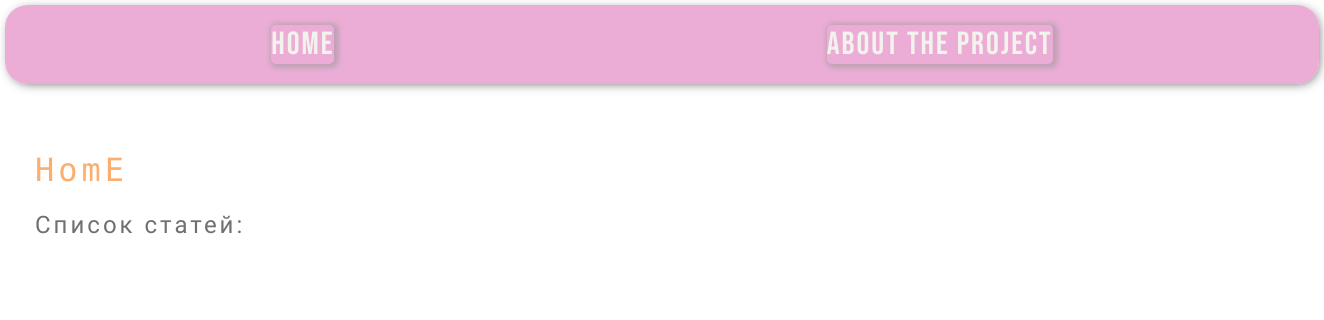
Before: / with the older database file.
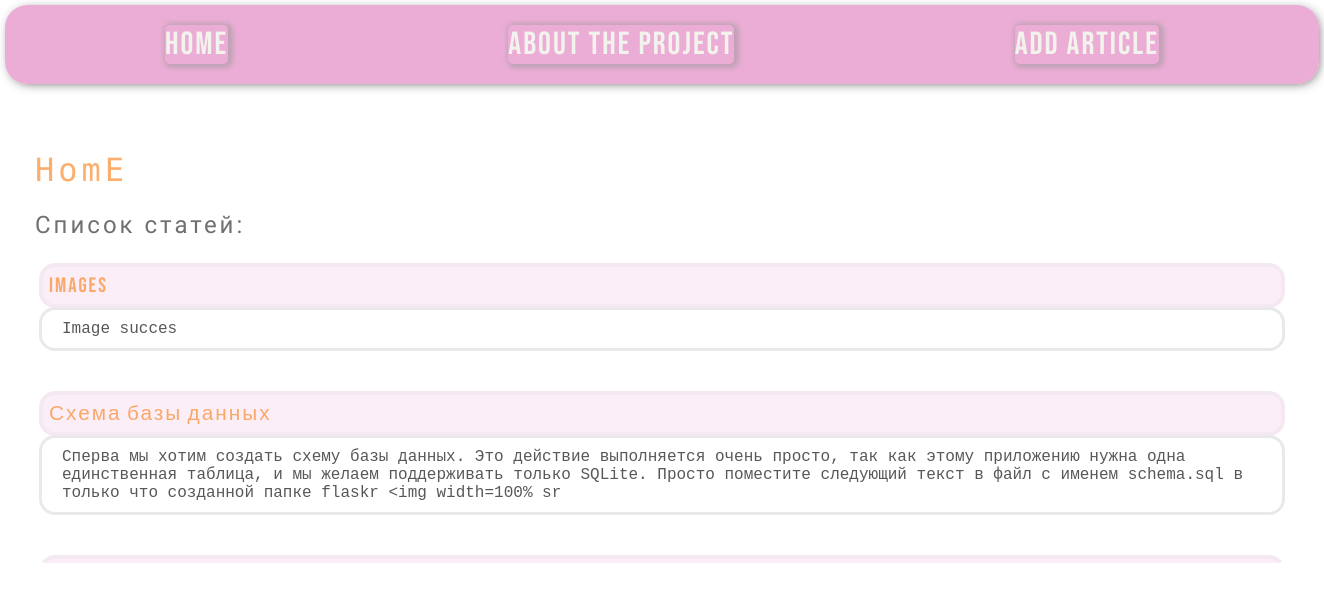
After: the same page with the newer database file.
### tables this page shows
CREATE TABLE mainmenu(
id INTEGER PRIMARY KEY AUTOINCREMENT,
title TEXT NOT NULL,
url TEXT NOT NULL
);

CREATE TABLE post(
id INTEGER PRIMARY KEY AUTOINCREMENT,
title TEXT NOT NULL,
text TEXT NOT NULL,
url TEXT NOT NULL,
time INTEGER NOT NULL
);

### flaskos/flaskio.py (the view)
@app.route("/")
def index():
    db = get_db()
    dbase = FlaskoDB(db)
    return render_template("index.html", title="HomE", menu=dbase.get_menu(),posts=dbase.get_posts_anonce())

### flaskos/flaskio.py (called while the page is built)
def connect_bd():
    con = sqlite3.connect(app.config['DATABASE'])
    con.row_factory = sqlite3.Row
    return con

def get_db():
    if not hasattr(g, 'link_db'):
        g.link_db = connect_bd()
    return g.link_db

### flaskos/flskDB.py (called while the page is built)
    def get_menu(self):
        sql = "SELECT * FROM mainmenu"
        try:
            self.__cur.execute(sql)
            res = self.__cur.fetchall()
            return res if res else []
        except sqlite3.Error as e:
            print("Ошибка чтения из БД" + str(e))
            return []

    def get_posts_anonce(self):
        try:
            self.__cur.execute(f"SELECT id, title, text, url FROM post ORDER BY time DESC")
            res = self.__cur.fetchall()
            if res:
                return res
        except sqlite3.Error as e:
            print("Ошибка добавления статьи в БД" + str(e))
        return []

### flaskos/templates/index.html
{% extends 'base.html' %}
{% block content %}
{{ super() }}
    <h2>Список статей:</h2>
    <div class="scroll-container">
    <ul class="scrolling">
        {% for p in posts %}
        <li>
            <p class="title">
                <a class="a_menu" href="{{url_for('show_post', alias=p.url)}}">{{ p.title }}</a>
            </p>
            <div class="anonce">{{ p.text[:314] | striptags }}</div>
        </li>
        {% endfor %}
    </ul>
</div>
{% endblock %}

### flaskos/templates/base.html (shortened to what this page needs)
<!DOCTYPE html>
<html lang="en">
<head>
    <link rel="stylesheet" href="{{ url_for('static', filename='CSS/style.css') }}">
</head>
<body>
{% block content %}
{% block menu %}
<ul class="menu">
    {% for m in menu %}
    <li>
        <a href="{{ m.url }}">{{ m.title }}</a>
    </li>
    {% endfor %}
</ul>
{% endblock %}
<div class="content">
    <h1>{{ title }}</h1>
    {% endblock %}
</div>
</body>
</html>

### flaskos/static/CSS/style.css (style rules this page uses)
body { background: rgba(248, 223, 244, 0.682); margin: 0; padding: 5px; max-width: 100%; background: url(https://images.unsplash.com/photo-1485841890310-6a055c88698a?q=80&w=2670&auto=format&fit=crop&ixlib=rb-4.0.3&ixid=M3wxMjA3fDB8MHxwaG90by1wYWdlfHx8fGVufDB8fHx8fA%3D%3D) no-repeat center center fixed; background-size: cover; cursor: pointer; height: 100vh; margin: 0; }
h1 { color: rgba(249, 118, 6, 0.588); font-family: 'Monoton', cursive; letter-spacing: 4px; font-weight: 400; transition: color 0.1s linear; }
.menu a { color: rgba(243, 243, 237, 1); font-size: 2rem; font-family: 'Bebas Neue', sans-serif; letter-spacing: 2px; text-decoration: none; box-shadow: 2px 1px 5px 3px rgba(154, 152, 154, 0.556); border-radius: 0.3rem; transition: color 0.3s linear; }
.menu { display: flex; justify-content: space-around; list-style: none; background: rgba(231, 157, 205, 0.83); box-shadow: 2px 2px 11px -3px rgba(67, 67, 67, 0.888); padding: 20px; border-radius: 1.4rem; margin-top: 0%; }
h2 { color: rgb(113, 111, 111); width: 40%; font-family: 'Handjet', sans-serif; font-weight: 200; letter-spacing: 3px; width: 650px; white-space: normal; }
.content { max-width: 27.01in; min-width: 13.01in; margin: 0 auto; padding: 30px; }
.scrolling { list-style: none; padding: 0; overflow-y: scroll; max-height: 300px; border: 4px solid rgb(255, 255, 255); border-radius: 11px; }
li>p { border: 4px solid rgba(206, 203, 203, 0.14); padding: 10px 20px; border-radius: 0.8em; }
li div { padding: 10px 20px; border: 3px solid rgba(206, 203, 203, 0.43); border-radius: 1em; }
p.title { margin: 0; font-weight: bold; background: rgba(231, 157, 205, 0.17); border-radius: 1em; padding: 1px; }
p.title a { display: block; }
.anonce { margin-top: -1px; margin-bottom: 40px; background: #ffffff; font-family: monospace; font-size: 1rem; color: rgba(0, 0, 0, 0.66); }
.a_menu { color: rgba(249, 118, 6, 0.58); text-decoration: none; font-size: 1.3rem; font-weight: lighter; font-family: 'Bebas Neue', sans-serif; letter-spacing: 2px; transition: background-color 0.3s linear; margin: 5px; }

Changed rows visible on the page:
added mainmenu: title "Add Article"
added post: title "Images", text "Image succes"
added post: title "Схема базы данных", text "Сперва мы хотим создать схему базы данных. Это действие выполняется очень просто, так как этому приложению нужна одна единственная таблица, и мы желаем поддерживать только SQLite. Просто поместите следующий текст в файл с именем schema.sql в только что созданной папке flaskr <img width=100% sr"
